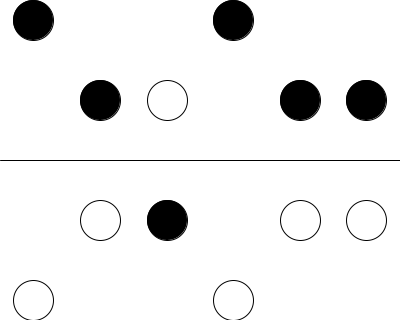
Frame 1 (no input)
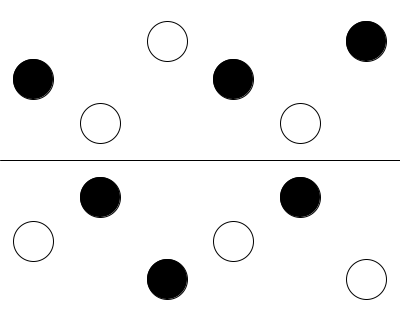
Frame 60 (the mouse pressed at the canvas centre just before this capture)
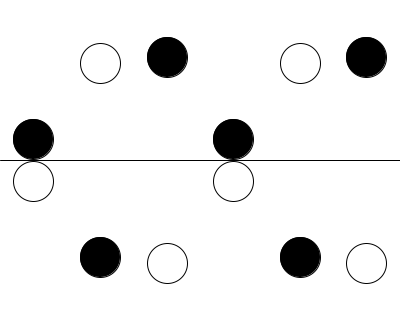
Frame 120 (the mouse held since frame 60 and released just before this capture)

The Processing sketch that drew these frames (run headless with seeded random() and noise(); from frame 60 on, the mouse is pressed at the canvas centre):

// Processing sketch: processing_54031
// ── processing_54031.pde

int a1 = 20;
int b1 = 300;
 
int a2 = 100;
int b2 = 220;
 
int a3 = 100;
int b3 = 220;
 
int a4 = 20;
int b4 = 300;
 
int a5 = 100;
int b5 = 220;
 
int a6 = 100;
int b6 = 220;
 
 
  
int x1 = 1;
int x2 = 1;
int x3 = -1;
int x4 = 1;
int x5 = 1;
int x6 = -1;
 
 
 
 
int f1a = 0;
int f1b = 255;
int f2a = 0;
int f2b = 255;
int f3a = 255;
int f3b = 0;
int f4a = 0;
int f4b = 255;
int f5a = 0;
int f5b = 255;
int f6a = 0;
int f6b = 255;
 
 
 
 
  
void setup(){
      
    size(400,320);
      
    }
                
void draw(){
    smooth();
    background(255);
    frameRate(40);
      
    //circles
        ellipseMode(CENTER);
         
         
        //a1 b1
        fill(f1a);
        ellipse(33,a1,40,40);
        fill(f1b);
        ellipse(33,b1,40,40);
    
 
        //a2 b2
        fill(f2a);
        ellipse(100,a2,40,40);
        fill(f2b);
        ellipse(100,b2,40,40);
         
 
        //a3 b3
        fill(f3a);
        ellipse(167,a3,40,40);
        fill(f3b);
        ellipse(167,b3,40,40);
         
        //a4 b4
        fill(f4a);
        ellipse(233,a4,40,40);
        fill(f4b);
        ellipse(233,b4,40,40);
    
 
        //a5 b5
        fill(f5a);
        ellipse(300,a5,40,40);
        fill(f5b);
        ellipse(300,b5,40,40);
        
        //a6 b6
        fill(f6a);
        ellipse(366,a6,40,40);
        fill(f6b);
        ellipse(366,b6,40,40);
         
 
      
     line(0,160,400,160);
    //animate
      
        a1+=x1;
        b1-=x1;
         
        a2+=x2;
        b2-=x2;
         
        a3+=x3;
        b3-=x3;
      
        a4+=x4;
        b4-=x4;
         
        a5+=x5;
        b5-=x5;
        
        a6+=x6;
        b6-=x6;
      
      
    //conditions
      
        if(a1 > 140){
            x1 = x1 * -1;
            f1a = 255;
            f1b = 0;
            }
        if(a1 < 20){
            x1 = x1 * -1;
            f1a = 0;
            f1b = 255;
            }
             
        if(a2 > 140){
            x2 = x2 * -1;
            f2a = 255;
            f2b = 0;
            }
        if(a2 < 20){
            x2 = x2 * -1;
            f2a = 0;
            f2b = 255;
            }
             
        if(a3 > 140){
            x3 = x3 * -1;
            f3a = 255;
            f3b = 0;
            }
        if(a3 < 20){
            x3 = x3 * -1;
            f3a = 0;
            f3b = 255;
            }
             
        if(a4 > 140){
            x4 = x4 * -1;
            f4a = 255;
            f4b = 0;
            }
        if(a4 < 20){
            x4 = x4 * -1;
            f4a = 0;
            f4b = 255;
            }
             
        if(a5 > 140){
            x5 = x5 * -1;
            f5a = 255;
            f5b = 0;
            }
        if(a5 < 20){
            x5 = x5 * -1;
            f5a = 0;
            f5b = 255;
            }
        
        if(a6 > 140){
            x6 = x6 * -1;
            f6a = 255;
            f6b = 0;
            }
        if(a6 < 20){
            x6 = x6 * -1;
            f6a = 0;
            f6b = 255;
            } 
 
      
         
 
             
   }
